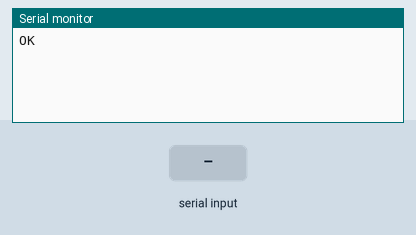
This sketch was run on a simulated Arduino Uno, built with avr-gcc and run on an emulated ATmega328P. Parts: the last lines printed to the serial monitor. The inputs (shaded band) are chosen by the test bench. The modem accepts every AT command (registered, SIM ready, sends succeed) and sends nothing else.

Above: at 1.2 s.
1.3 s: "1" received over the second serial link
At 2.7 s:
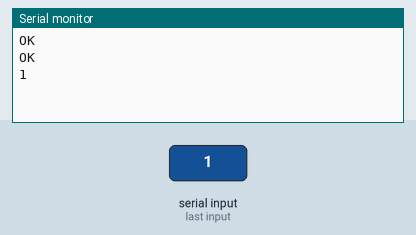
3.5 s: "0" received over the second serial link
At 4.3 s:
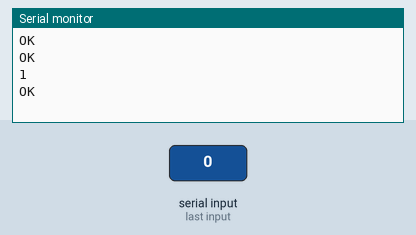
5.0 s: "2" received over the second serial link
At 5.9 s:
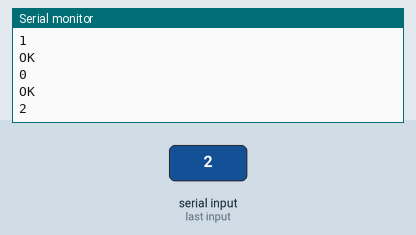

The sketch:

RAW_GPS_INFO.ino
```cpp
#include <SoftwareSerial.h>
#define DEBUG true


SoftwareSerial sim808(8,7); //check the connection RX, TX

void setup()
{
  Serial.begin(9600);
 sim808.begin(9600);
}

void loop()
{
   getgps();
   while(1)
   {
        sendData( "AT+CGNSINF",1000,DEBUG);
        delay(1000);

   }

}
void getgps(void)
{
   sendData( "AT+CGNSPWR=1",1000,DEBUG);
   sendData( "AT+CGNSSEQ=RMC",1000,DEBUG);
}


String sendData(String command, const int timeout, boolean debug)
{
    String response = "";
    sim808.println(command);
    long int time = millis();
    while( (time+timeout) > millis())
    {
      while(sim808.available())
      {
        char c = sim808.read();
        response+=c;
      }
    }
    if(debug)
    {
      Serial.print(response);
    }
    return response;
}
```

Measured:
- after the input at 1.3 s, the serial monitor: prints a new line after 0.74 s (image 1)
- after the input at 5.0 s, the serial monitor: prints a new line after 0.06 s (image 3)
